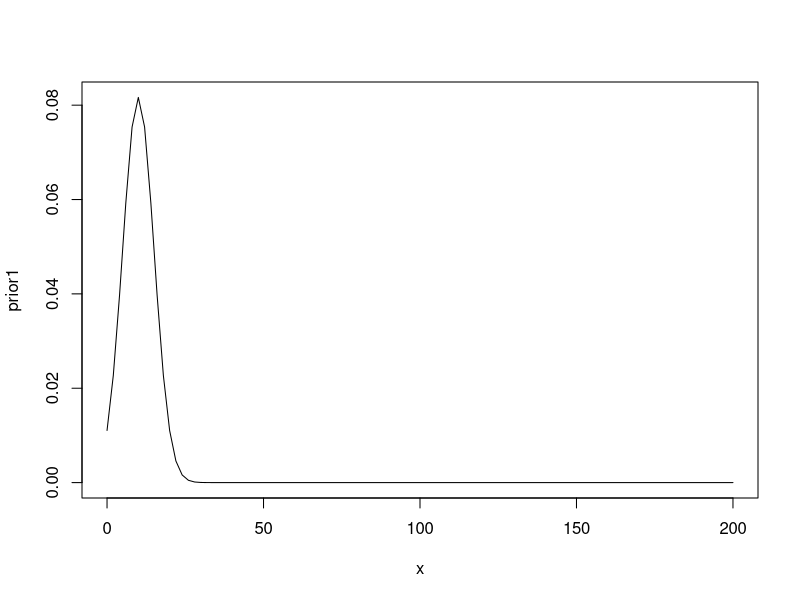
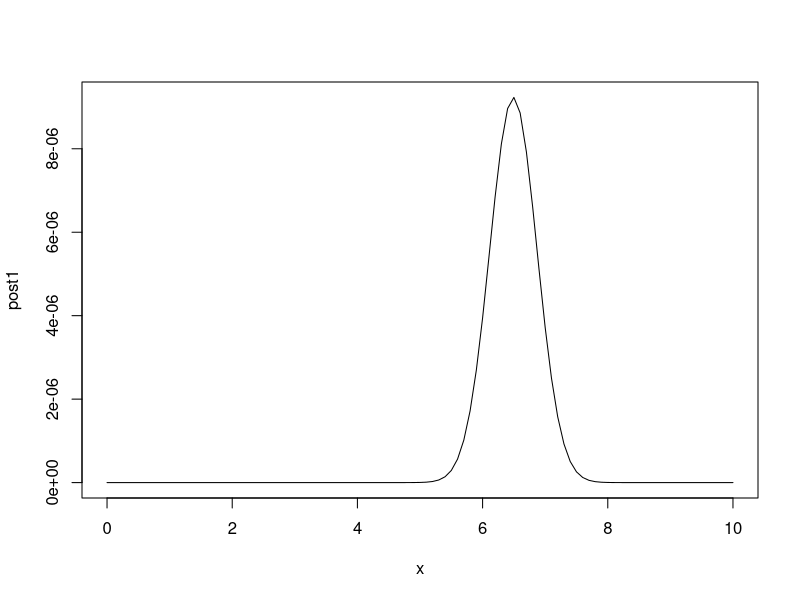
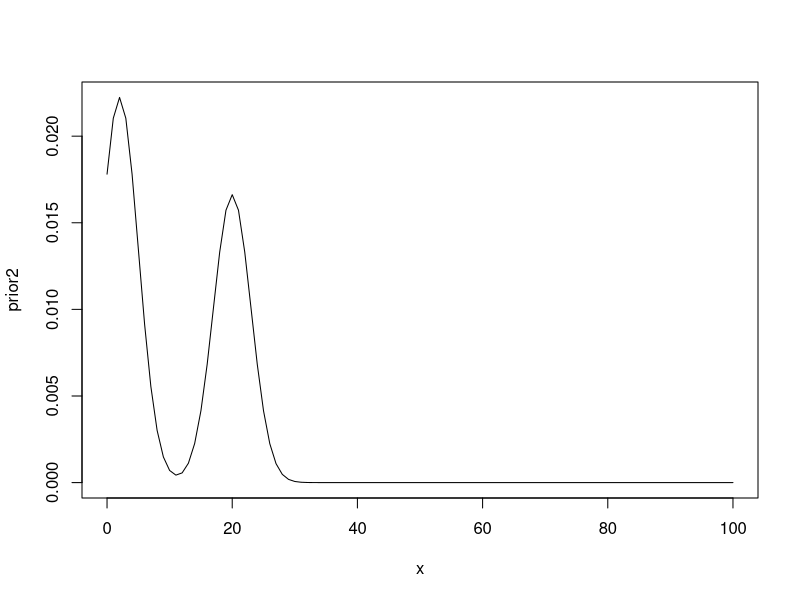
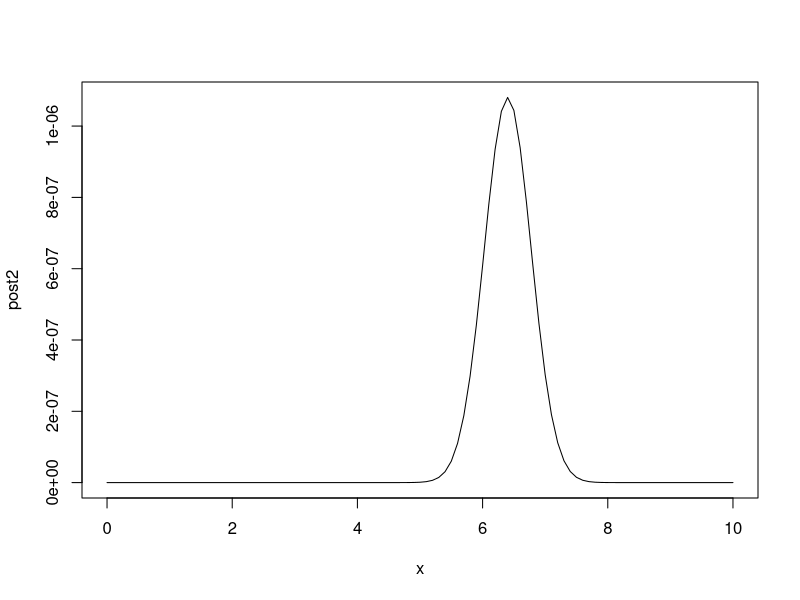
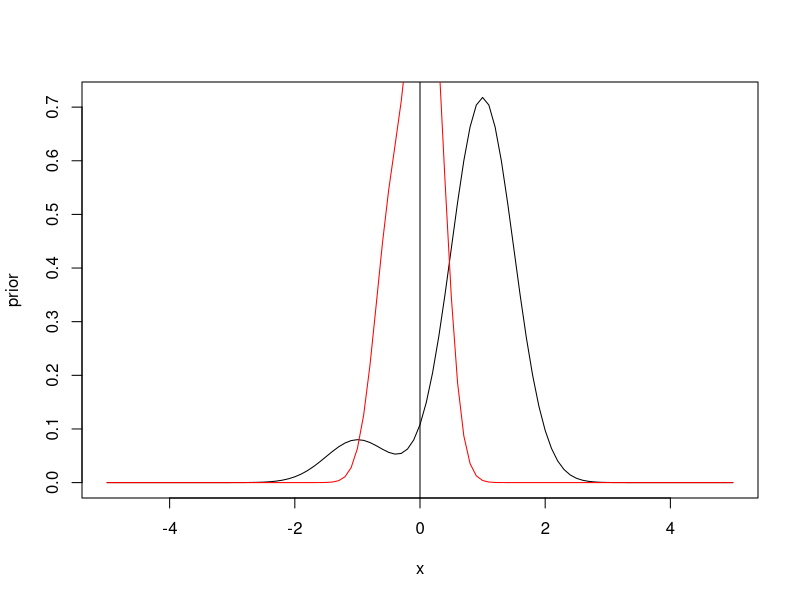
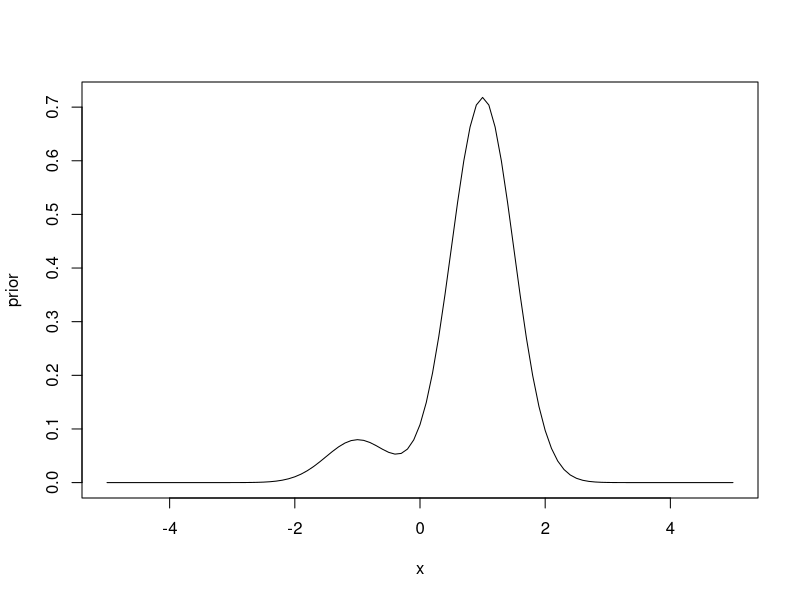
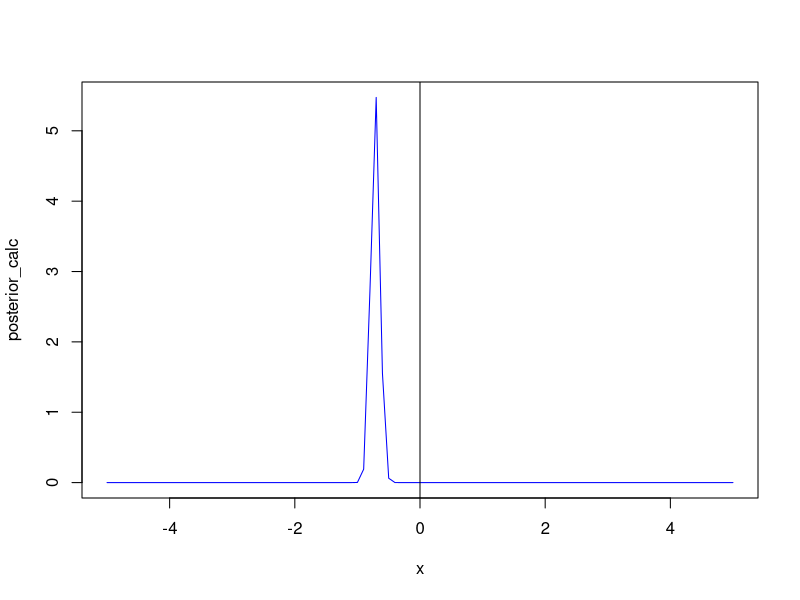
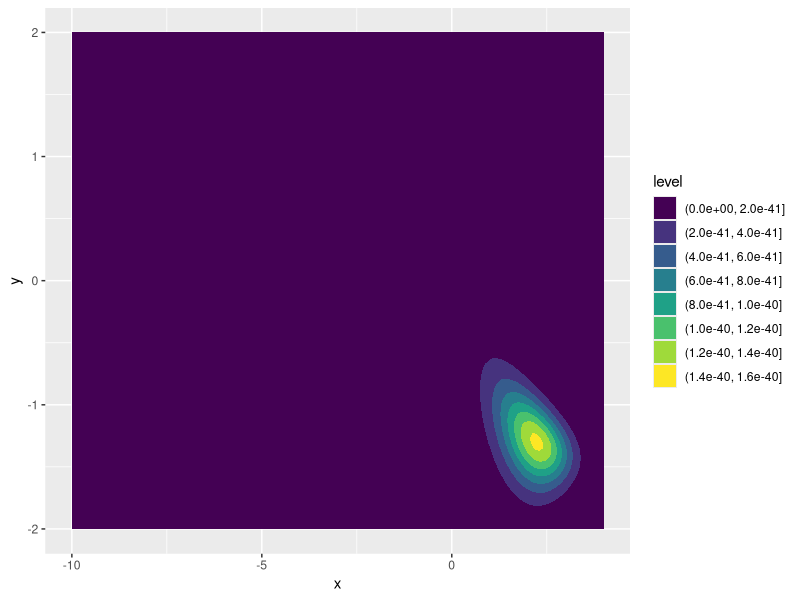

Reproduce these figures in R, in order. (Note: this script raises an error after producing the figures.)
library(tidyverse)

sample_from_density <- function(n, dens, range, ...) {
    x_accepted <- c()
    while (length(x_accepted) < n) {
        x <- runif(n * 10, min = range[1], max = range[2])
        y_dens <- dens(x, ...)
        y_dens <- y_dens / max(y_dens)
        x_accepted <- c(x_accepted, x[which(runif(length(x)) <= y_dens)])
    }
    head(x_accepted, n)
}

sat_prep <- tribble(
    ~school, ~y, ~sd,
    "A",     28, 15,
    "B",     8,  10,
    "C",     -3, 16,
    "D",     7,  11,
    "E",     -1, 9,
    "F",     1,  11,
    "G",     18, 10,
    "H",     12, 18
)

tau_post <- function(tau) {
    tau_var <- 1 / (sat_prep$sd^2 + tau^2)
    v_mu <- 1 / sum(tau_var)
    mu_hat <- sum(sat_prep$y * tau_var) / sum(tau_var)
    sqrt(v_mu) * prod(sqrt(tau_var) * exp(-(sat_prep$y - mu_hat)^2 * tau_var / 2))
}
tau_post <- Vectorize(tau_post, "tau")

tau <- sample_from_density(1000, tau_post, c(0, 100))

mu_mean <- sapply(
    tau,
    function(x) {
        st <- 1 / (sat_prep$sd^2 + x^2)
        sum(st * sat_prep$y) / sum(st)
    }
)
mu_var <- sapply(
    tau,
    function(x) {
        st <- 1 / (sat_prep$sd^2 + x^2)
        1 / sum(st)
    }
)

mu <- rnorm(1000, mu_mean, sqrt(mu_var))

theta <- mapply(
    function(m, t) {
        mu_theta <- ((1 / sat_prep$sd^2) * m + (1 / tau^2) * mu) /
            ((1 / sat_prep$sd^2) + (1 / tau^2))
        var_theta <- 1 / ((1 / sat_prep$sd^2) + (1 / tau^2))
        rnorm(1000, mu_theta, sqrt(var_theta))
    },
    sat_prep$y,
    sat_prep$sd
)

# P that school's program is best
fct_count(as.character(), prop = TRUE)
best <- apply(theta, 1, which.max)
fct_count(sat_prep$school[best], prop = TRUE)

better <- outer(
    1:8, 1:8,
    Vectorize(function(i, j) {
        mean(theta[, i] > theta[, j])
    })
)

better2 <- outer(
    1:8, 1:8,
    Vectorize(function(i, j) {
        m <- sat_prep$y[j] - sat_prep$y[i]
        sd <- ifelse(i != j, sqrt(sat_prep$sd[j]^2 + sat_prep$sd[i]^2), 0)
        pnorm(0, m, sd)
    })
)

# exercic 6

y <- c(5.8, 6.6, 7.8, 5.6, 7.0, 7.1, 5.4)
nivada <- 13.9

prior1 <- function(x) {
    d <- dnorm(x, mean = 10, sd = 5) /
        pnorm(0, mean = 10, sd = 5, lower.tail = FALSE)
    ifelse(x >= 0, d, 0)
}
plot(prior1, xlim = c(0, 200))

post1 <- function(x) {
    prod(dnorm(y, mean = x, sd = 1)) * prior1(x)
}
post1 <- Vectorize(post1, "x")

plot(post1, xlim = c(0, 10))


prior2 <- function(x) {
    d1 <- post1(x)
    d2 <- dnorm(x, mean = 20, sd = 3) /
        pnorm(0, mean = 20, sd = 3, lower.tail = FALSE)
    d2 <- ifelse(x >= 0, d2, 0)
    d3 <- dnorm(x, mean = 2, sd = 3) /
        pnorm(0, mean = 2, sd = 3, lower.tail = FALSE)
    d3 <- ifelse(x >= 0, d3, 0)
    6 / 8 * d1 + 1 / 8 * d2 + 1 / 8 * d3
}
plot(prior2, xlim = c(0, 100))


post2 <- function(x) {
    prod(dnorm(y, mean = x, sd = 1)) * prior2(x)
}
post2 <- Vectorize(post2, "x")

plot(post2, xlim = c(0, 10))

# Exercice 8

l <- 0.9
prior <- function(x) {
    l * dnorm(x, 1, 0.5) + (1 - l) * dnorm(x, -1, 0.5)
}

y_mean <- -.25
y_sd <- sqrt(1 / 10)

posterior_numeric_nonorm <- function(x) {
    dnorm(y_mean, x, y_sd) * prior(x)
}
py <- integrate(posterior_numeric_nonorm, lower = -10, upper = 10)
posterior_numeric <- function(x) {
    posterior_numeric_nonorm(x) / py$value
}

plot(prior, xlim = c(-5, 5))
plot(posterior_numeric, xlim = c(-5, 5), add = TRUE, col = "red")
abline(v = 0)

posterior_calc_nonorm <- function(x) {
    m1 <- (-1 / .5^2 * y_mean / y_sd^2) / (1 / .5^2 + 1 / y_sd^2)
    m2 <- (1 / .5^2 * y_mean / y_sd^2) / (1 / .5^2 + 1 / y_sd^2)
    s <- 1 / (1 / .5^2 + 1 / y_sd^2)
    l / dnorm(y_mean, -1, s) * dnorm(x, m1, s) +
        (1 - l) / dnorm(y_mean, 1, s) * dnorm(x, m2, s)
}
const <- integrate(posterior_calc_nonorm, lower = -10, upper = 10)
posterior_calc <- function(x) {
    posterior_calc_nonorm(x) / const$value
}

plot(prior, xlim = c(-5, 5))
plot(posterior_calc, xlim = c(-5, 5), col = "blue")
abline(v = 0)

data <- tribble(
    ~street, ~bike_route, ~bicycle, ~other,
    "residential", TRUE, 16, 58,
    "residential", TRUE, 9, 90,
    "residential", TRUE, 10, 48,
    "residential", TRUE, 13, 57,
    "residential", TRUE, 19, 103,
    "residential", TRUE, 20, 57,
    "residential", TRUE, 18, 86,
    "residential", TRUE, 17, 112,
    "residential", TRUE, 35, 273,
    "residential", TRUE, 55, 64,
)

prior_ab <- function(a, b, log = FALSE) {
    if (log) {
        (-5 / 2) * log(a + b)
    } else {
        (a + b)^(-5 / 2)
    }
    # da <- dexp(a, rate = 1/0.001, log)
    # db <- dexp(b, rate = 1/0.001, log)
    # if (log) {
    #     da + db
    # } else {
    #     da * db
    # }
}

full_posterior <- function(theta, a, b) {
    stopifnot(length(theta) != nrow(data))

    llik <- dbinom(
        data$bicycle,
        size = data$bicycle + data$other,
        prob = theta,
        log = TRUE
    )
    lpost <- prior_ab(a, b, log = TRUE) +
        sum(llik) +
        dbeta(theta, a, b, log = TRUE)
    exp(lpost)
}

hyper_posterior <- function(a, b) {
    lg <- lgamma(a + b) - lgamma(a) - lgamma(b) +
        lgamma(a + data$bicycle) + lgamma(b + data$other) +
        (-1) * lgamma(a + b + data$other + data$bicycle)
    p <- prior_ab(a, b, log = TRUE) + sum(lg)
    exp(p - log(4.802023e-232) / 1.2)
}
hyper_posterior <- Vectorize(hyper_posterior)

integrate(
    function(x) {
        sapply(
            x,
            function(xi) {
                integrate(
                    function(y) {
                        hyper_posterior(xi, y)
                    },
                    lower = 0,
                    upper = Inf
                )$value
            }
        )
    },
    lower = 0,
    upper = Inf
)

expand_grid(
    x = seq(-10, 4, length.out = 100),
    y = seq(-2, 2, length.out = 100)
) %>%
    mutate(
        a = exp(x + y) / (exp(y) + 1),
        b = exp(x) / (exp(y) + 1),
        d = hyper_posterior(a, b)
    ) %>%
    ggplot(aes(x = x, y = y, z = d)) +
    geom_contour_filled()


expand_grid(
    a = seq(0, 10, length.out = 100),
    b = seq(0, 25, length.out = 100)
) %>%
    mutate(
        d = hyper_posterior(a, b)
    ) %>%
    ggplot(aes(x = a, y = b, z = d)) +
    geom_contour_filled()


sample_from_post <- function(n, post, d = 1, lower, upper, ntry = max(10, round(n * 10, -2))) {
    x_accepted <- array(NA, dim = c(0, d))
    while (nrow(x_accepted) < n) {
        x <- array(runif(ntry * d, min = lower, max = upper), dim = c(ntry, d))
        y_dens <- do.call(
            post,
            lapply(apply(x, 2, list), function(x) {
                x[[1]]
            })
        )
        y_dens <- y_dens / max(y_dens)
        accepted <- which(runif(nrow(x)) <= y_dens)
        x_accepted <- rbind(x_accepted, x[accepted, ])
        message(sprintf("Accepted %i samples, %i overall.\n", length(accepted), nrow(x_accepted)))
    }
    x_accepted[head(seq_len(nrow(x_accepted)), n), ]
}

x <- sample_from_post(1000, hyper_posterior, d = 2, lower = c(0, 0), upper = c(100, 100))
theta <- apply(
    x, 1,
    function(hyp) {
        rbeta(10, hyp[1] + data$bicycle, hyp[2] + data$other)
    }
)
theta <- t(theta)



apply(x, 2, summary)
apply(theta, 2, summary)
apply(theta2, 2, summary)
hist(theta[, 1])
hist(x[, 2])
plot(function(y) {
    dbeta(y, shape1 = mean(x[, 1]), shape2 = mean(x[, 2]))
})

sum(data$bicycle) / sum(data$bicycle + data$other)
data %>%
    mutate(
        post = apply(theta, 2, mean),
        empi = bicycle / (other + bicycle)
    )

prop_bicycles <- rbeta(nrow(x), x[, 1], x[, 2])
num_bycicles <- rbinom(nrow(x), size = 100, prob = prop_bicycles)
summary(num_bycicles)
quantile(num_bycicles, c(0, 1) + c(1, -1) * 0.05 / 2)
quantile(prop_bicycles, c(0, 1) + c(1, -1) * 0.05 / 2)

# Exercice 14

y <- data$bicycle + data$other

prior_ab <- function(a, b, log = FALSE) {
    if (log) {
        0
    } else {
        1
    }
}

full_posterior <- function(theta, a, b) {
    prod()
}

hyper_posterior <- Vectorize(function(a, b) {
    lprior <- prior_ab(a, b, log = TRUE)
    lp <- a * log(b) - (a + y) * log(b + 1) +
        lgamma(a + y) - lgamma(a)
    exp(lprior + sum(lp) - 5000 - log(1.4277e-223))
})

expand_grid(
    a = seq(0, 20, length.out = 100),
    b = seq(0, 0.25, length.out = 100)
) %>%
    mutate(
        d = hyper_posterior(a, b)
    ) %>%
    ggplot(aes(x = a, y = b, z = d)) +
    geom_contour_filled()

summary
